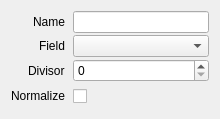
<?xml version="1.0" encoding="UTF-8"?>
<ui version="4.0">
 <class>AttributeProperties</class>
 <widget class="QWidget" name="AttributeProperties">
  <property name="geometry">
   <rect>
    <x>0</x>
    <y>0</y>
    <width>220</width>
    <height>102</height>
   </rect>
  </property>
  <layout class="QVBoxLayout" name="verticalLayout">
   <item>
    <layout class="QFormLayout" name="formLayout">
     <property name="labelAlignment">
      <set>Qt::AlignRight|Qt::AlignTrailing|Qt::AlignVCenter</set>
     </property>
     <property name="horizontalSpacing">
      <number>8</number>
     </property>
     <property name="verticalSpacing">
      <number>2</number>
     </property>
     <property name="leftMargin">
      <number>0</number>
     </property>
     <property name="topMargin">
      <number>0</number>
     </property>
     <property name="rightMargin">
      <number>0</number>
     </property>
     <property name="bottomMargin">
      <number>0</number>
     </property>
     <item row="1" column="0">
      <widget class="QLabel" name="labelColumn">
       <property name="text">
        <string>Field</string>
       </property>
      </widget>
     </item>
     <item row="1" column="1">
      <widget class="ReferenceComboBox" name="field">
       <property name="sizePolicy">
        <sizepolicy hsizetype="Preferred" vsizetype="Fixed">
         <horstretch>1</horstretch>
         <verstretch>0</verstretch>
        </sizepolicy>
       </property>
      </widget>
     </item>
     <item row="2" column="0">
      <widget class="QLabel" name="labelDivisor">
       <property name="text">
        <string>Divisor</string>
       </property>
      </widget>
     </item>
     <item row="2" column="1">
      <widget class="QSpinBox" name="divisor">
       <property name="maximum">
        <number>65536</number>
       </property>
      </widget>
     </item>
     <item row="3" column="0">
      <widget class="QLabel" name="labelNormalize">
       <property name="text">
        <string>Normalize</string>
       </property>
      </widget>
     </item>
     <item row="3" column="1">
      <widget class="QCheckBox" name="normalize">
       <property name="minimumSize">
        <size>
         <width>0</width>
         <height>24</height>
        </size>
       </property>
      </widget>
     </item>
     <item row="0" column="1">
      <widget class="QLineEdit" name="name"/>
     </item>
     <item row="0" column="0">
      <widget class="QLabel" name="labelName">
       <property name="text">
        <string>Name</string>
       </property>
      </widget>
     </item>
    </layout>
   </item>
  </layout>
 </widget>
 <customwidgets>
  <customwidget>
   <class>ReferenceComboBox</class>
   <extends>QComboBox</extends>
   <header>widgets//ReferenceComboBox.h</header>
  </customwidget>
 </customwidgets>
 <tabstops>
  <tabstop>field</tabstop>
  <tabstop>divisor</tabstop>
  <tabstop>normalize</tabstop>
 </tabstops>
 <resources/>
 <connections/>
</ui>
